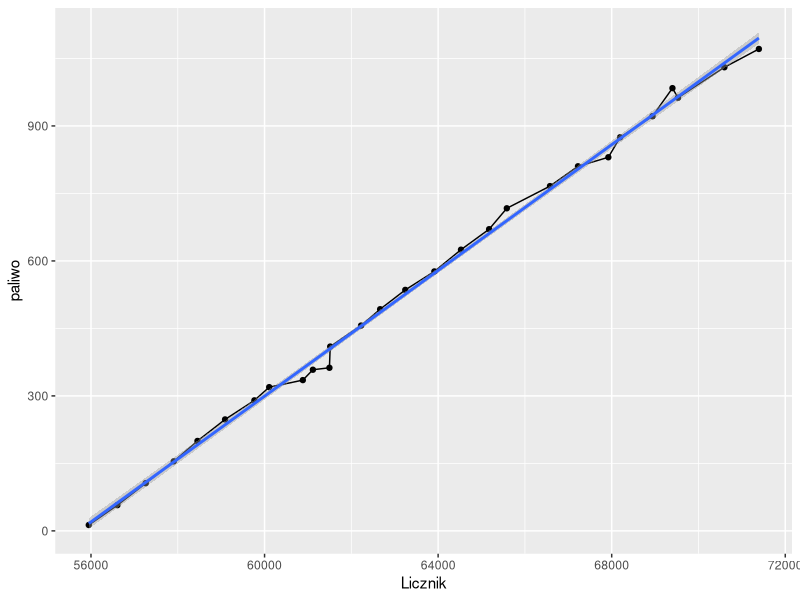
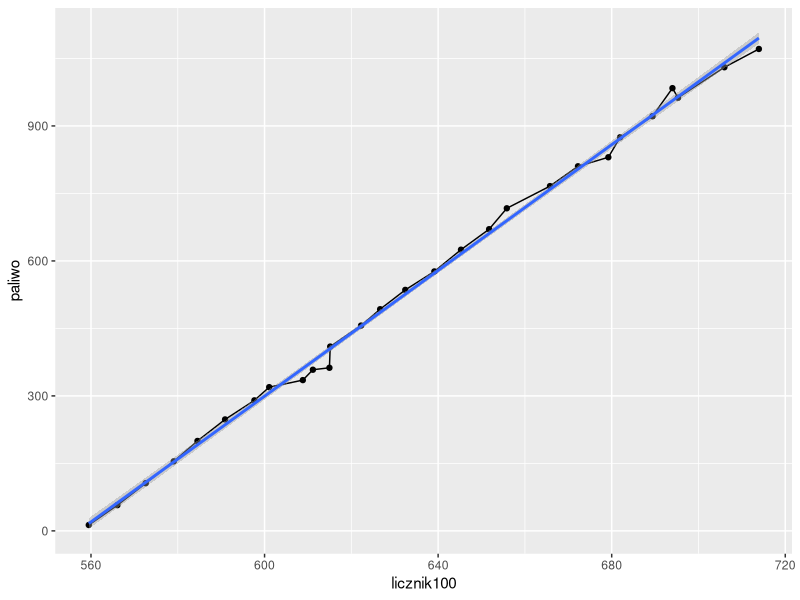
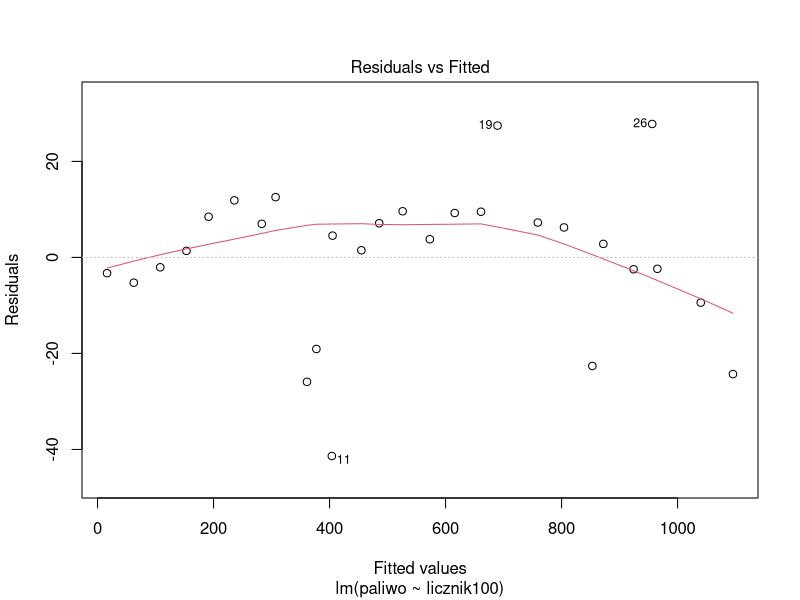
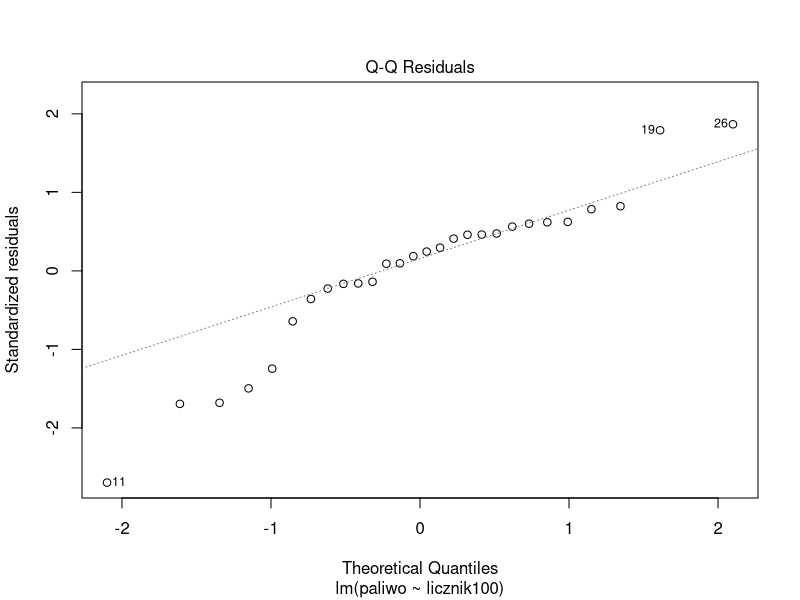
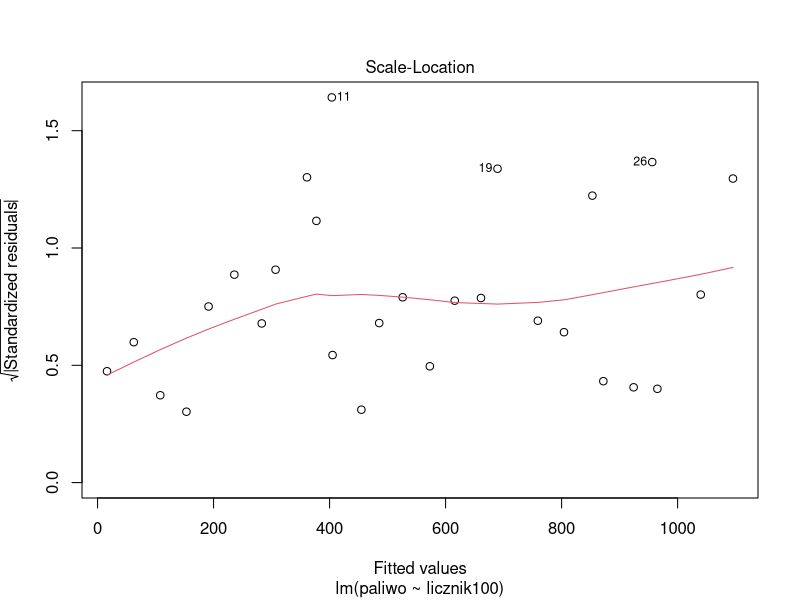
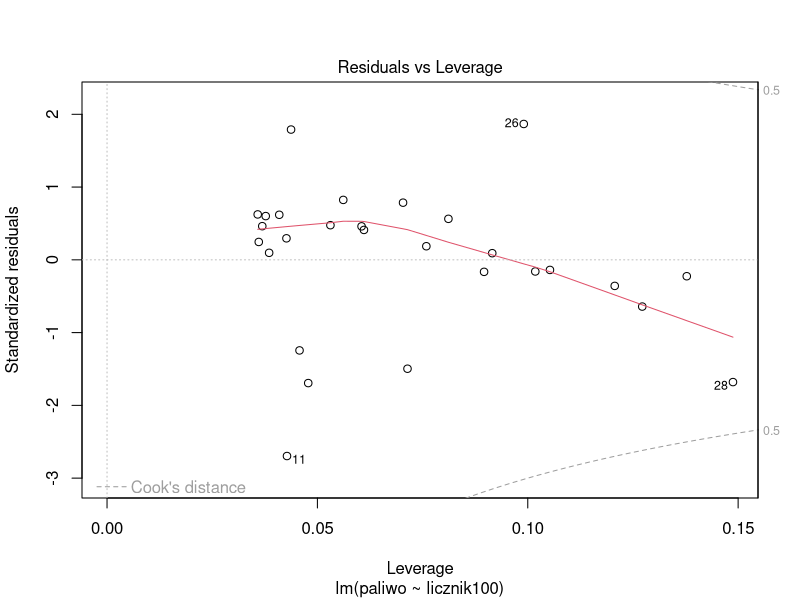
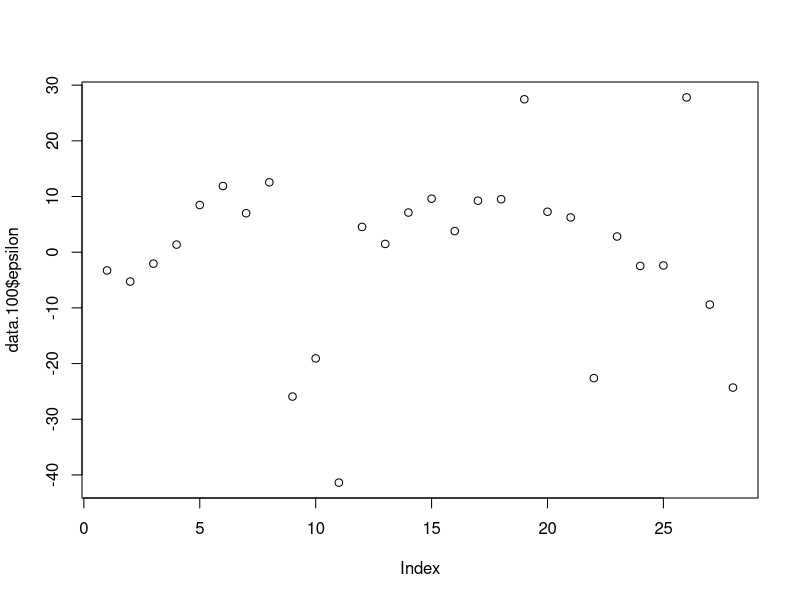
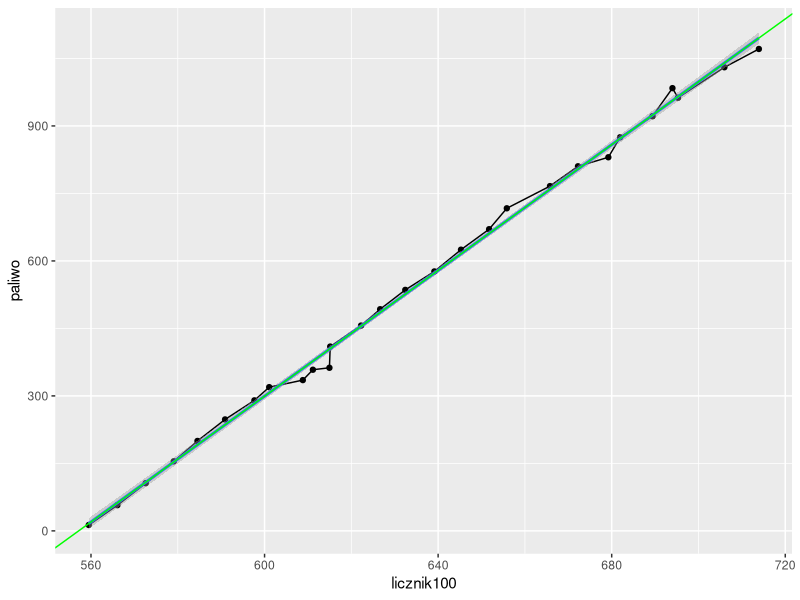

Here is the R script that generated these plots, in order:
## ---- chunk 1
knitr::opts_chunk$set(echo = TRUE)

require(ggplot2)
require(dplyr)
require(readr)
require(knitr)
## ---- chunk 2
data <- read_csv("Samochod.csv")%>%
mutate(Data.tankowania=as.Date(Data.tankowania))
print(data$Data.tankowania)
## ---- chunk 3
data %>%arrange(Data.tankowania)%>%mutate(paliwo=cumsum(Cena.tankowania/Cena.jednostkowa))%>%
  ggplot(data=.,aes(x=Licznik,y=paliwo))+geom_point()+geom_line()+stat_smooth(method='lm')

# Dodanie dodatkowych zmiennych (mutate).
data%>%arrange(Data.tankowania)%>%mutate(paliwo=cumsum(Cena.tankowania/Cena.jednostkowa))%>%
  mutate(licznik100=Licznik/100)->data.100

# Nowy wykres do dopasowania regresji
plot1<-ggplot(data=data.100,aes(x=licznik100,y=paliwo))+
  geom_point()+geom_line()+stat_smooth(method='lm')

ggplot(data=data.100,aes(x=licznik100,y=paliwo))+geom_point()+
  geom_line()+stat_smooth(method='lm')

## ---- chunk 4

#Model okresla zaleznosc miedzy paliwem w litrach a licznikiem na 100km.
model <- lm(paliwo~licznik100, data=data.100)
summary(model)

#Wyliczenie predykcji i dodanie wartości jako dodatkowej kolumny
data.100$prediction = predict(model, newdata = data.100)

#Obliczenie epsilon'u - roznicy miedzy predykcja a cana paliwa
data.100$epsilon <- data.100$paliwo - data.100$prediction

plot(model)
plot(data.100$epsilon)
## ---- chunk 5
plot2 <- plot1 + geom_abline(slope=model$coefficients[2], 
                             intercept=model$coefficients[1], color = "green")
plot2
## ---- chunk 6
summary(model)$r.squere
## ---- chunk 7
summary(model)$sigma
## ---- chunk 8
A <- data.frame(summary(model)$coef)
A[,4] <- format.pval(summary(model)$coeff[,4], eps=0.001, digits=2)
kable(A, digits=2, col.names = c('Współczynnik', 'SE', 't', 'p-value'))
kable(cor(data.100[c(3,4,7,8)], method = "pearson"), digits=3)
